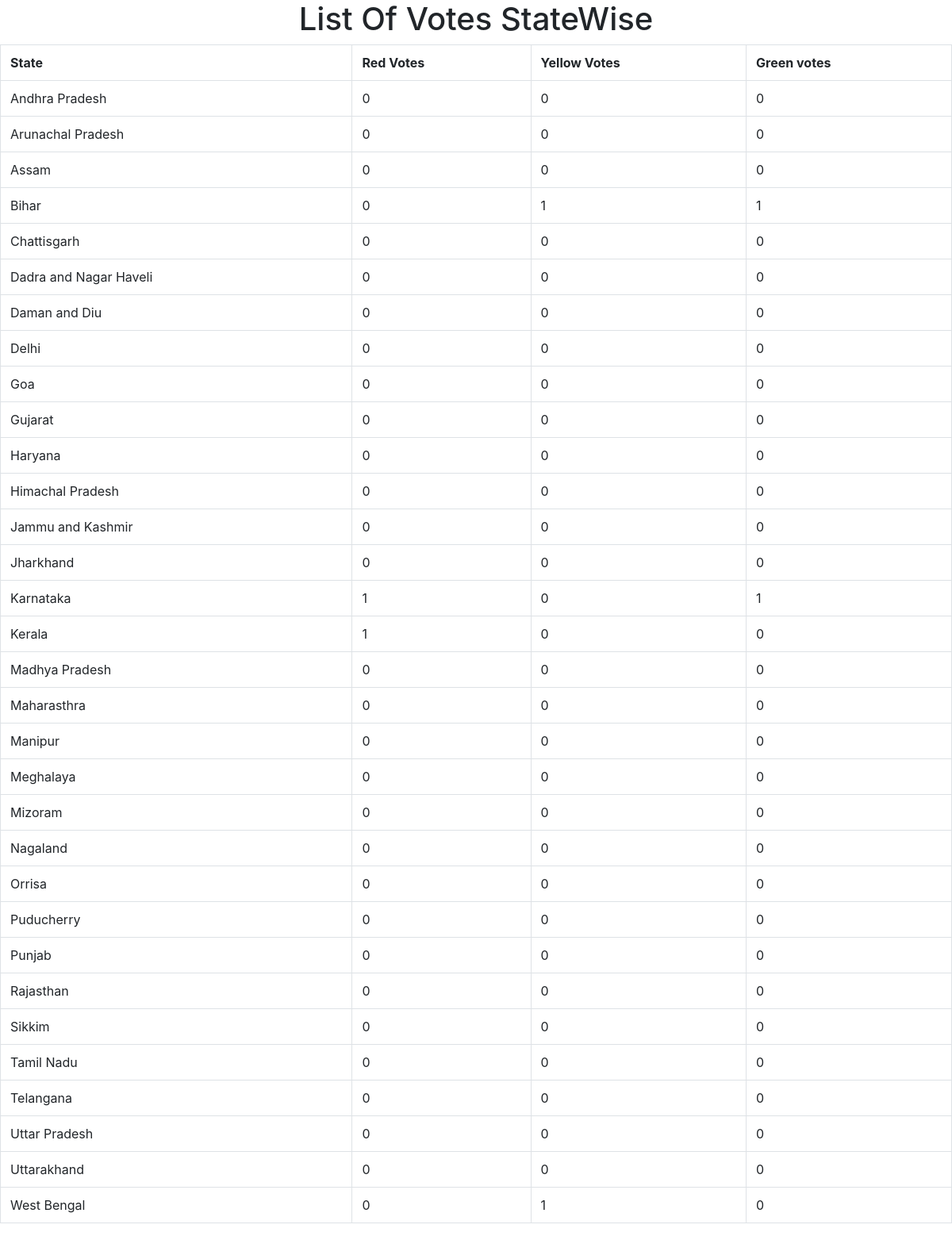
The page /state.php (signed in) on the database its author committed.
### tables this page shows
CREATE TABLE `state_list` (
  `state_id` int(11) NOT NULL,
  `state_name` varchar(50) NOT NULL,
  `red_count` int(11) NOT NULL DEFAULT '0',
  `yellow_count` int(11) NOT NULL DEFAULT '0',
  `green_count` int(11) NOT NULL DEFAULT '0'
);

### state.php (the view, shortened to what this page needs)
<?php
	if(!isset($_SESSION['adminName'])) {
		header("Location:index.php");
	} else {
	?>
<html>
	<head>
		<link rel="stylesheet" href="css/bootstrap.min.css">
		<body>
			<h1 style="text-align:center">List Of Votes StateWise</h1>
			<table class="table table-stripped table-bordered table-hover">
	<tr>
		<th>State</th>
		<th>Red Votes</th>
		<th>Yellow Votes</th>
		<th>Green votes</th>
	</tr>
	<?php
		include_once('dbh.php');
		$query = "SELECT * FROM state_list;";
		$res = mysqli_query($con,$query);
		while($row = mysqli_fetch_assoc($res)) {
		?>
		<tr>
			<td><?php echo $row['state_name']; ?></td>
			<td><?php echo $row['red_count']; ?></td>
			<td><?php echo $row['yellow_count']; ?></td>
			<td><?php echo $row['green_count']; ?></td>
		</tr>
			<?php
		}
	?>
	</table>
		</body>
	</head>
</html>
<?php
	}
?>

### rows shown on the page
state_list: state_name "Andhra Pradesh", red_count "0", yellow_count "0", green_count "0"
state_list: state_name "Arunachal Pradesh", red_count "0", yellow_count "0", green_count "0"
state_list: state_name "Assam", red_count "0", yellow_count "0", green_count "0"
state_list: state_name "Bihar", red_count "0", yellow_count "1", green_count "1"
state_list: state_name "Chattisgarh", red_count "0", yellow_count "0", green_count "0"
state_list: state_name "Dadra and Nagar Haveli", red_count "0", yellow_count "0", green_count "0"
state_list: state_name "Daman and Diu", red_count "0", yellow_count "0", green_count "0"
state_list: state_name "Delhi", red_count "0", yellow_count "0", green_count "0"
state_list: state_name "Goa", red_count "0", yellow_count "0", green_count "0"
state_list: state_name "Gujarat", red_count "0", yellow_count "0", green_count "0"
state_list: state_name "Haryana", red_count "0", yellow_count "0", green_count "0"
state_list: state_name "Himachal Pradesh", red_count "0", yellow_count "0", green_count "0"
state_list: state_name "Jammu and Kashmir", red_count "0", yellow_count "0", green_count "0"
state_list: state_name "Jharkhand", red_count "0", yellow_count "0", green_count "0"
state_list: state_name "Karnataka", red_count "1", yellow_count "0", green_count "1"
state_list: state_name "Kerala", red_count "1", yellow_count "0", green_count "0"
state_list: state_name "Madhya Pradesh", red_count "0", yellow_count "0", green_count "0"
state_list: state_name "Maharasthra", red_count "0", yellow_count "0", green_count "0"
state_list: state_name "Manipur", red_count "0", yellow_count "0", green_count "0"
state_list: state_name "Meghalaya", red_count "0", yellow_count "0", green_count "0"
state_list: state_name "Mizoram", red_count "0", yellow_count "0", green_count "0"
state_list: state_name "Nagaland", red_count "0", yellow_count "0", green_count "0"
state_list: state_name "Orrisa", red_count "0", yellow_count "0", green_count "0"
state_list: state_name "Puducherry", red_count "0", yellow_count "0", green_count "0"
state_list: state_name "Punjab", red_count "0", yellow_count "0", green_count "0"
state_list: state_name "Rajasthan", red_count "0", yellow_count "0", green_count "0"
state_list: state_name "Sikkim", red_count "0", yellow_count "0", green_count "0"
state_list: state_name "Tamil Nadu", red_count "0", yellow_count "0", green_count "0"
state_list: state_name "Telangana", red_count "0", yellow_count "0", green_count "0"
state_list: state_name "Uttar Pradesh", red_count "0", yellow_count "0", green_count "0"
state_list: state_name "Uttarakhand", red_count "0", yellow_count "0", green_count "0"
state_list: state_name "West Bengal", red_count "0", yellow_count "1", green_count "0"
